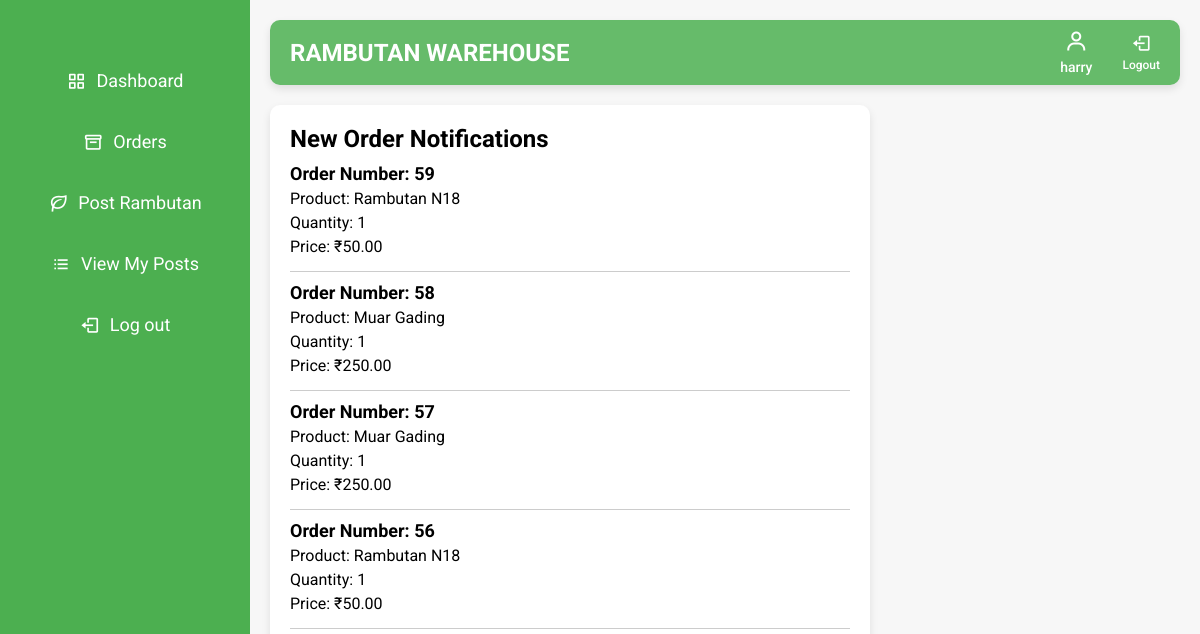
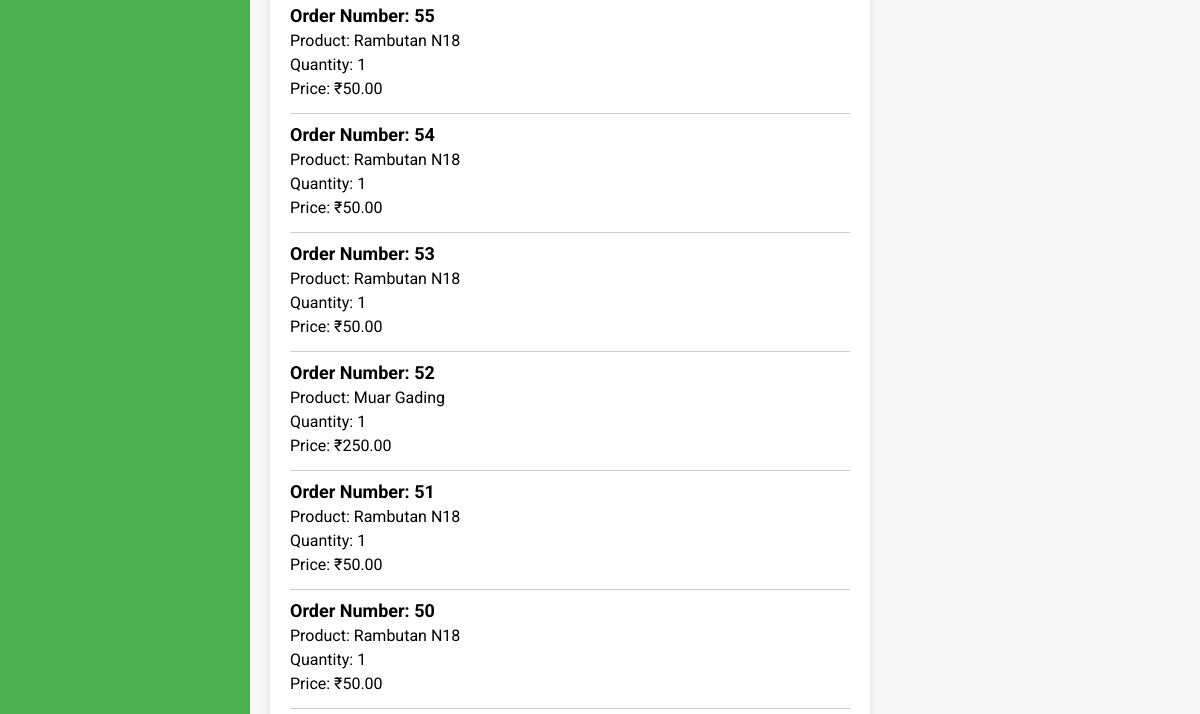
Page /notifications/ (signed in, upper part) on the earlier database version (2 pictures, top to bottom).
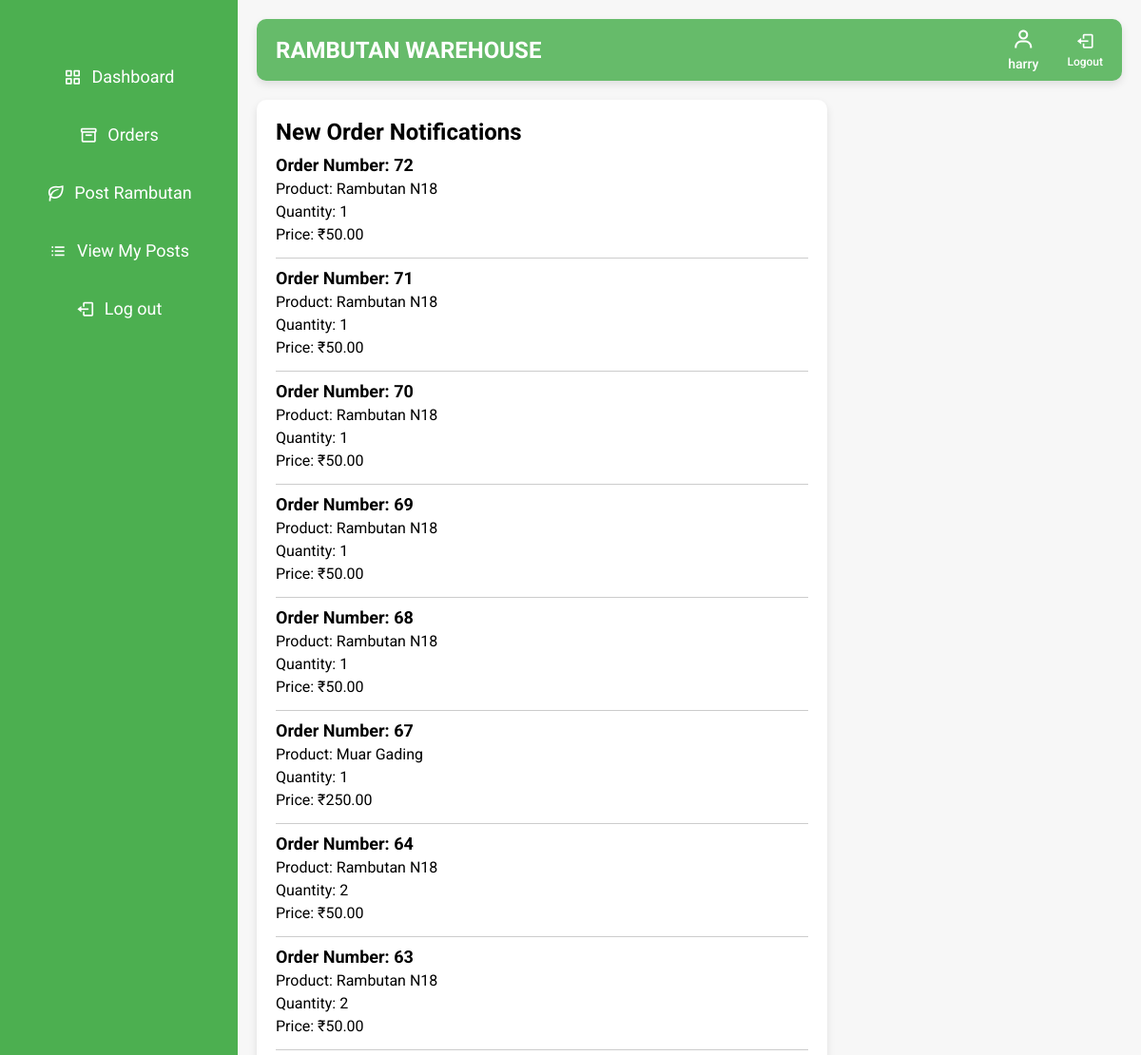
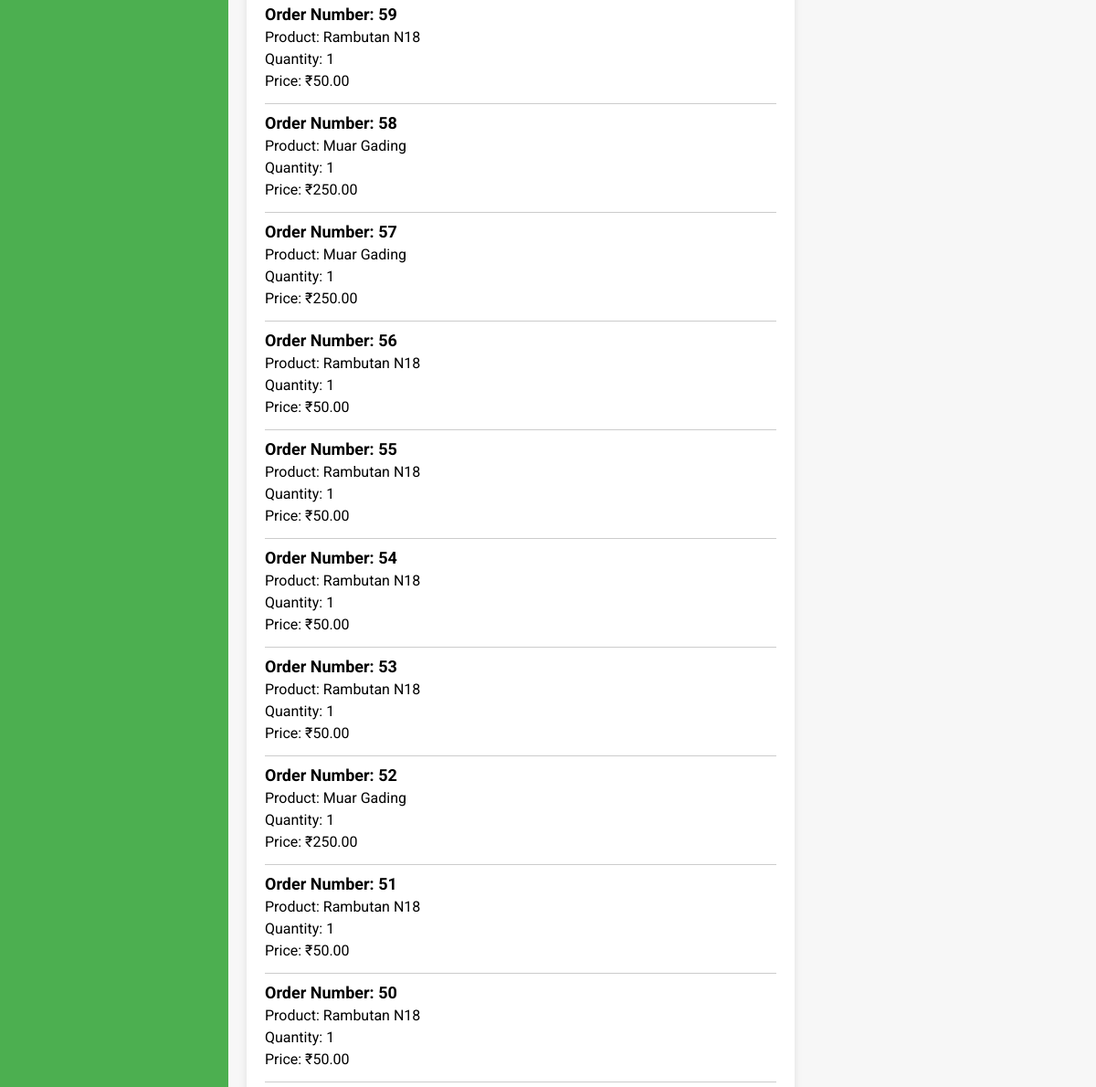
Same page on the later database version (2 pictures, top to bottom).
### warehouse/models.py (models this page shows, shortened)
class OrderNotification(models.Model):
    farmer = models.ForeignKey(settings.AUTH_USER_MODEL, on_delete=models.CASCADE)
    order_number = models.CharField(max_length=50)
    item_name = models.CharField(max_length=255)
    quantity = models.IntegerField()
    price = models.DecimalField(max_digits=10, decimal_places=2)
    created_at = models.DateTimeField(auto_now_add=True)

### warehouse/views.py (the view)
# urls.py: path('notifications/',views.order_notifications, name='order_notifications'),
@login_required
@cache_control(no_cache=True, must_revalidate=True, no_store=True)
def order_notifications(request):
    notifications = OrderNotification.objects.all().order_by('-created_at')  # Fetching all notifications
    return render(request, 'order_notifications.html', {'notifications': notifications})

### warehouse/templates/order_notifications.html (shortened to what this page needs)
{% load static %}
<!DOCTYPE html>
<html lang="en">
<head>
  <link href="https://unpkg.com/boxicons@2.0.7/css/boxicons.min.css" rel="stylesheet">
  <link href="https://cdn.jsdelivr.net/npm/sweetalert2@11/dist/sweetalert2.min.css" rel="stylesheet">
</head>
<body>
<div class="sidebar">
    <ul class="nav-links">
      <li>
        <a href="{% url 'farmer_dashboard' %}" >
          <i class='bx bx-grid-alt'></i>
          <span class="links_name">Dashboard</span>
        </a>
      </li>
      <li>
        <a href="{% url 'farmer_orders' %}">
          <i class='bx bx-box'></i>
          <span class="links_name">Orders</span>
        </a>
      </li>
      <li>
        <a href="{% url 'post_rambutan' %}">
          <i class='bx bx-leaf'></i>
          <span class="links_name">Post Rambutan</span>
        </a>
      </li>
      <li>
        <a href="{% url 'view_posts' %}">
          <i class='bx bx-list-ul'></i>
          <span class="links_name">View My Posts</span>
        </a>
      </li>
      <li class="log_out">
        <a href="{% url 'logout' %}">
          <i class='bx bx-log-out'></i>
          <span class="links_name">Log out</span>
        </a>
      </li>
    </ul>
  </div>
    <section class="home-section">
        <nav class="top-navbar">
            <div class="logo">
                <span class="logo-text">Rambutan Warehouse</span>
            </div>
            <ul class="nav-icons">
                <li class="user-profile">
                    <a href="#">
                    <i class='bx bx-user'></i>
                    <span class="icon-name">{{ user.name }}</span>
                    </a>
                </li>
                <li>
                    <a href="{% url 'logout' %}">
                        <i class='bx bx-log-out'></i>
                        <span class="icon-name">Logout</span>
                    </a>
                </li>
            </ul>
        </nav>
        <div class="notification-container">
            <h1>New Order Notifications</h1>
            {% for notification in notifications %}
                <div class="notification">
                    <h3>Order Number: {{ notification.order_number }}</h3>
                    <p>Product: {{ notification.item_name }}</p>
                    <p>Quantity: {{ notification.quantity }}</p>
                    <p>Price: ₹{{ notification.price }}</p>
                </div>
            {% empty %}
                <p>No new notifications.</p>
            {% endfor %}
        </div>
    </section>
</body>
</html>

Differences in the rows shown:
added OrderNotification: order_number "72", item_name "Rambutan N18", quantity "1", price "50.00"
added OrderNotification: order_number "71", item_name "Rambutan N18", quantity "1", price "50.00"
added OrderNotification: order_number "70", item_name "Rambutan N18", quantity "1", price "50.00"
added OrderNotification: order_number "69", item_name "Rambutan N18", quantity "1", price "50.00"
added OrderNotification: order_number "68", item_name "Rambutan N18", quantity "1", price "50.00"
added OrderNotification: order_number "67", item_name "Muar Gading", quantity "1", price "250.00"
added OrderNotification: order_number "64", item_name "Rambutan N18", quantity "2", price "50.00"
added OrderNotification: order_number "63", item_name "Rambutan N18", quantity "2", price "50.00"
